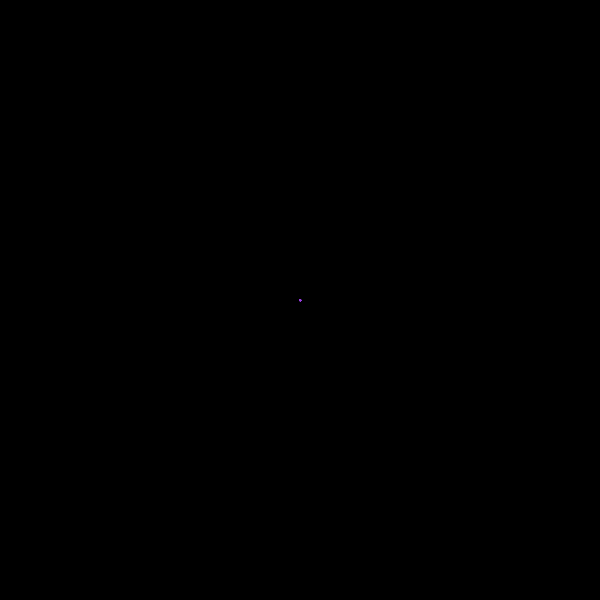
Frame 1 (no input)
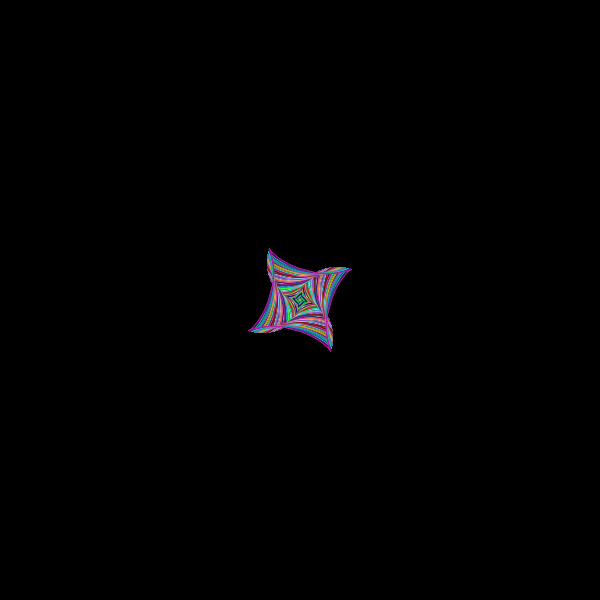
Frame 60 (the mouse pressed at the canvas centre just before this capture)
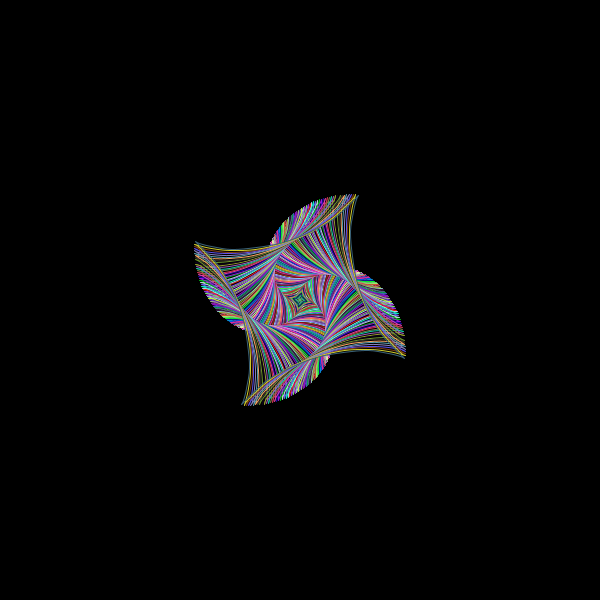
Frame 120 (the mouse held since frame 60 and released just before this capture)

The Processing sketch that drew these frames (run headless with seeded random() and noise(); from frame 60 on, the mouse is pressed at the canvas centre):

// Processing sketch: Lab_5
// ── Lab_5.pde
float x1,y1,t, rad1, rad2, rad,t1, rot;
float e = 2.7182818284590452353602874713527;
color c;
void setup()
{
    size(600,600);
    background(0);
    rad1 = 1;
    rad2 = 1;
    rad = 5;
    rot=0;
    frameRate(150);
}

void draw()
{
    t = 0;
    pushMatrix();
        translate(width/2, height/2);
        rotate(radians(rot++));
        noFill();
        stroke(random(255),random(255), random(255));
        beginShape();
        for(int i=0; i<43; i++)
        {
            x1 = rad1*pow(cos(t),3);
            y1 = rad2*pow(sin(t),3);
            curveVertex(x1,y1);
            t += PI/20;
        }
        endShape();
    popMatrix();
    if(rad1<750)
     {
       rad1 ++;
       rad2 ++;
       if((rad1 > 500 && rad1 <505) || (rad1 >600 && rad1 < 605) || 
          (rad1 >700 && rad1<705))
       {
         pushMatrix();
         translate(random(50, width-50), random(50, height-50));
         rotate(random(-PI/3, PI/3));
         t1=0;
         
         c = color(random(255), random(255), random(255));
         fill(c);
         stroke(c);
         beginShape();
         for(int j=0; j<43; j++)
         {
            x1 = rad*(sin(t1))*(pow(e,cos(t1)) - 2*cos(4*t1) - pow(sin(t1/12),5));
            y1 = -rad*(cos(t1))*(pow(e,cos(t1)) - 2*cos(4*t1) - pow(sin(t1/12),5));
            t1+=PI/20;
            curveVertex(x1,y1);
         } 
         endShape();
       popMatrix();
       }
     }
     else
      noLoop();
     
    save("Lab5.jpeg"); 
}  
